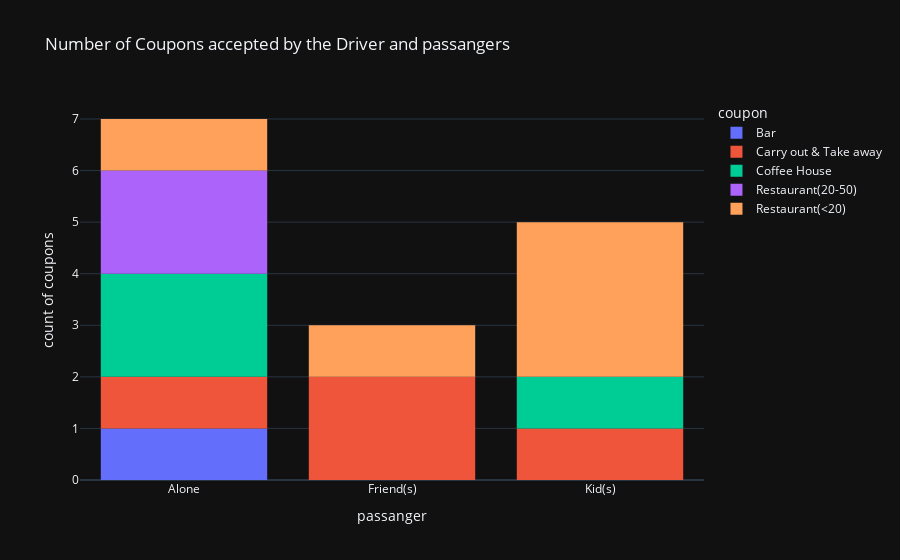

Notebook code cell kept with this figure:
### Code cell
df_c = df_accept.groupby(['coupon','passanger']).count()
df_c = df_c.reset_index()
fig = px.histogram(df_c, y='gender', x='passanger', color='coupon', title='Number of Coupons accepted by the Driver and passangers')
fig.for_each_trace(lambda t: t.update(hovertemplate=t.hovertemplate.replace("sum of gender", "count of coupons")))
fig.for_each_yaxis(lambda a: a.update(title_text=a.title.text.replace("sum of gender", "count of coupons")))

### Figure 1 — Plotly figure (JSON) as saved in the notebook; plotly's stock layout.template omitted (floating-point values rounded to 4 significant figures)
{"data": [{"alignmentgroup": "True", "bingroup": "x", "histfunc": "sum", "hovertemplate": "coupon=Bar<br>passanger=%{x}<br>count of coupons=%{y}<extra></extra>", "legendgroup": "Bar", "marker": {"color": "#636efa", "pattern": {"shape": ""}}, "name": "Bar", "offsetgroup": "Bar", "orientation": "v", "showlegend": true, "x": ["Alone"], "xaxis": "x", "y": [1], "yaxis": "y", "type": "histogram"}, {"alignmentgroup": "True", "bingroup": "x", "histfunc": "sum", "hovertemplate": "coupon=Carry out & Take away<br>passanger=%{x}<br>count of coupons=%{y}<extra></extra>", "legendgroup": "Carry out & Take away", "marker": {"color": "#EF553B", "pattern": {"shape": ""}}, "name": "Carry out & Take away", "offsetgroup": "Carry out & Take away", "orientation": "v", "showlegend": true, "x": ["Alone", "Friend(s)", "Kid(s)"], "xaxis": "x", "y": [1, 2, 1], "yaxis": "y", "type": "histogram"}, {"alignmentgroup": "True", "bingroup": "x", "histfunc": "sum", "hovertemplate": "coupon=Coffee House<br>passanger=%{x}<br>count of coupons=%{y}<extra></extra>", "legendgroup": "Coffee House", "marker": {"color": "#00cc96", "pattern": {"shape": ""}}, "name": "Coffee House", "offsetgroup": "Coffee House", "orientation": "v", "showlegend": true, "x": ["Alone", "Kid(s)"], "xaxis": "x", "y": [2, 1], "yaxis": "y", "type": "histogram"}, {"alignmentgroup": "True", "bingroup": "x", "histfunc": "sum", "hovertemplate": "coupon=Restaurant(20-50)<br>passanger=%{x}<br>count of coupons=%{y}<extra></extra>", "legendgroup": "Restaurant(20-50)", "marker": {"color": "#ab63fa", "pattern": {"shape": ""}}, "name": "Restaurant(20-50)", "offsetgroup": "Restaurant(20-50)", "orientation": "v", "showlegend": true, "x": ["Alone"], "xaxis": "x", "y": [2], "yaxis": "y", "type": "histogram"}, {"alignmentgroup": "True", "bingroup": "x", "histfunc": "sum", "hovertemplate": "coupon=Restaurant(<20)<br>passanger=%{x}<br>count of coupons=%{y}<extra></extra>", "legendgroup": "Restaurant(<20)", "marker": {"color": "#FFA15A", "pattern": {"shape": ""}}, "name": "Restaurant(<20)", "offsetgroup": "Restaurant(<20)", "orientation": "v", "showlegend": true, "x": ["Alone", "Friend(s)", "Kid(s)"], "xaxis": "x", "y": [1, 1, 3], "yaxis": "y", "type": "histogram"}], "layout": {"xaxis": {"anchor": "y", "domain": [0.0, 1.0], "title": {"text": "passanger"}}, "yaxis": {"anchor": "x", "domain": [0.0, 1.0], "title": {"text": "count of coupons"}}, "legend": {"title": {"text": "coupon"}, "tracegroupgap": 0}, "title": {"text": "Number of Coupons accepted by the Driver and passangers"}, "barmode": "relative"}}
